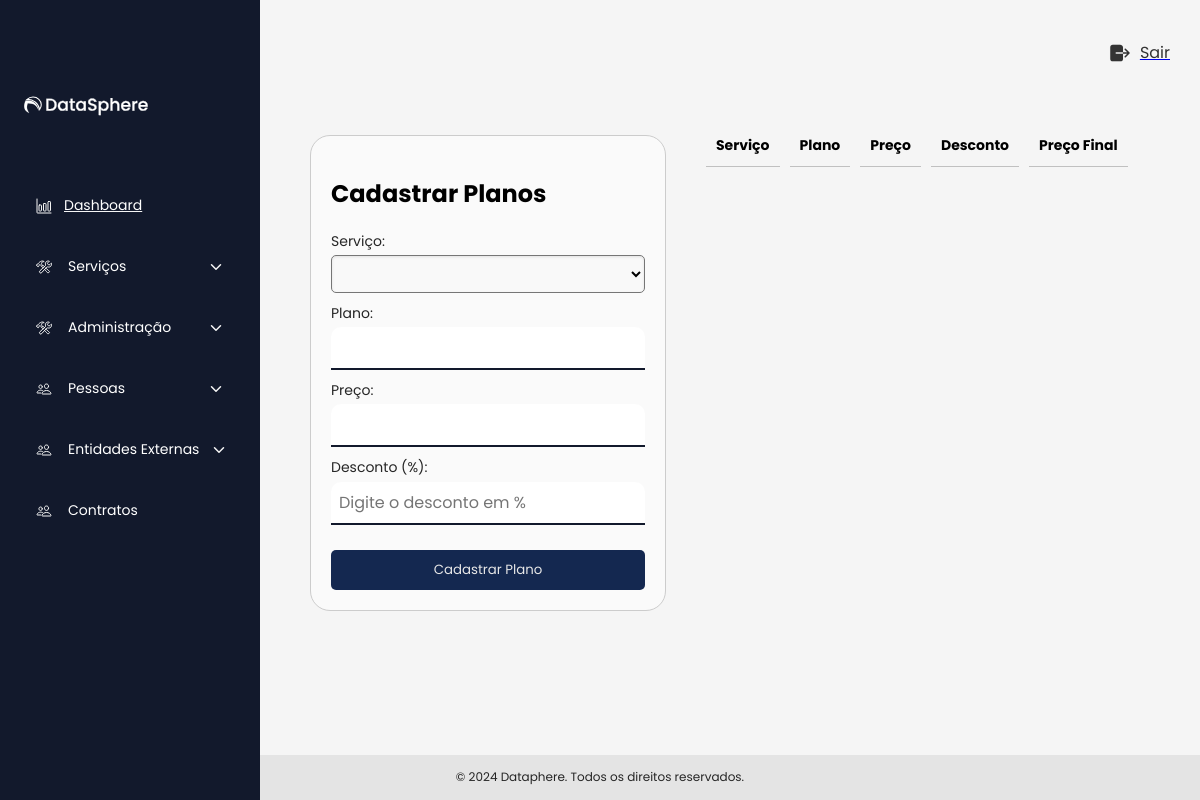
The page /planos on the database as committed earlier.
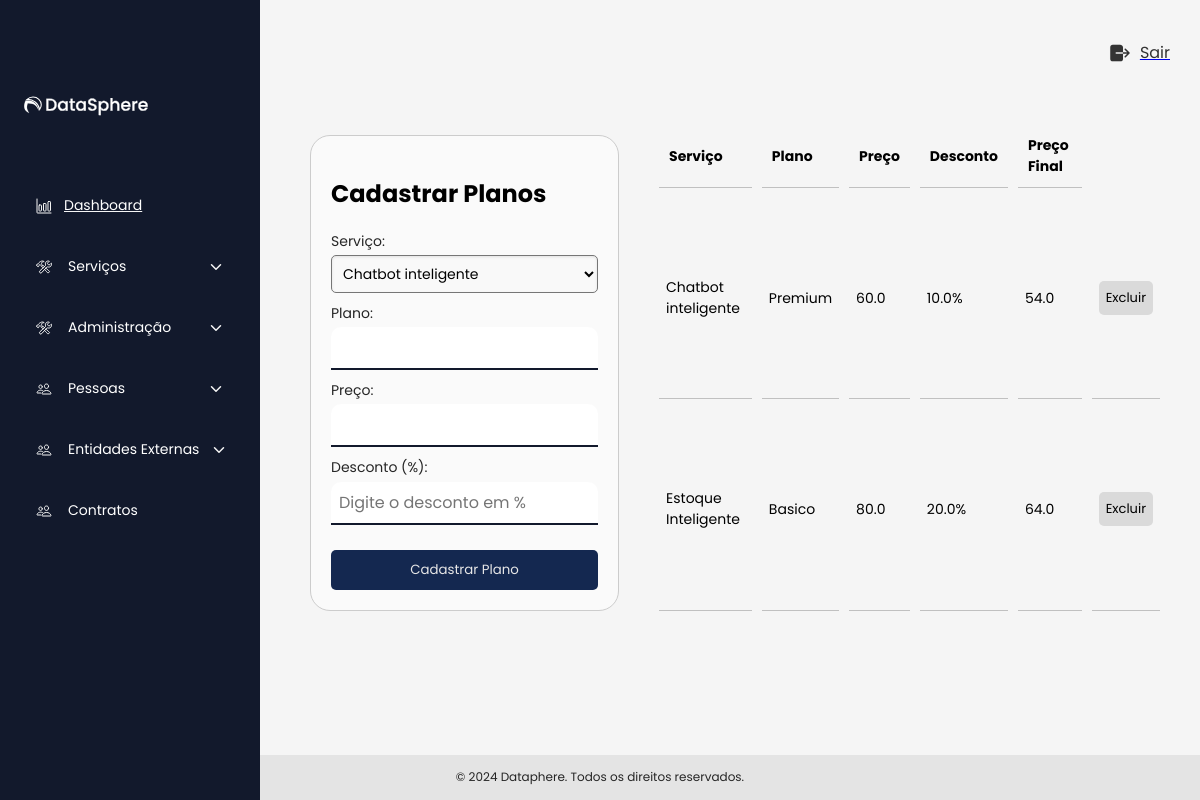
The same page on the database as committed later.
### plano.py (models this page shows, shortened)
class Planos(db.Model):
    id = db.Column(db.Integer, primary_key=True)
    servico_id = db.Column(db.Integer, db.ForeignKey('servico.id'), nullable=False)  # Referência ao serviço
    plano_atual = db.Column(db.String(100), nullable=False)
    preco_plano = db.Column(db.Float, nullable=False)
    desconto = db.Column(db.Float, default=0.0)
    servico = db.relationship('Servico', backref=db.backref('planos', lazy=True))
    def calcular_preco_final(self) -> float:
        desconto_percentual = self.desconto / 100
        preco_final = self.preco_plano * (1 - desconto_percentual)
        return preco_final

### servico.py (models this page shows, shortened)
class Servico(db.Model):
    id = db.Column(db.Integer, primary_key=True)
    consultor_disponivel = db.Column(db.Boolean, nullable=False)
    nome_solucao = db.Column(db.String(100), nullable=False)
    descricao_solucao = db.Column(db.String(200), nullable=False)
    data = db.Column(db.String(10), nullable=False)
    horario = db.Column(db.String(5), nullable=False)

### app.py (the view, shortened to what this page needs)
@app.route('/planos', methods=['GET','POST'])
def planos():
    planos_cadastrados = Planos.query.all()
    servicos = Servico.query.all()
    return render_template('planos.html', planos=planos_cadastrados, servicos=servicos)

### templates/planos.html (shortened to what this page needs)
{% extends 'base.html' %}
{% block content %}
<div class="servicos-container">
    <div class="formulario-serviço">
        <h2>Cadastrar Planos</h2>
        <form method="POST" action="{{ url_for('planos') }}">
            <div>
                <label for="servico_id">Serviço:</label>
                <select name="servico_id" id="servico_id">
                    {% for servico in servicos %}
                    <option value="{{ servico.id }}">{{ servico.nome_solucao }}</option>
                    {% endfor %}
                </select>
            </div>
            <div>
                <label for="plano_atual">Plano:</label>
                <input type="text" name="plano_atual" id="plano_atual" required>
            </div>
            <div>
                <label for="preco_plano">Preço:</label>
                <input type="number" step="0.01" name="preco_plano" id="preco_plano" required>
            </div>
            <div>
                <label for="desconto">Desconto (%):</label>
                <input type="number" name="desconto" step="0.01" placeholder="Digite o desconto em %">
            </div>
            <button type="submit"class="btn btn-primary">Cadastrar Plano</button>
        </form>
    </div>
    <table>
        <thead>
            <tr>
                <th>Serviço</th>
                <th>Plano</th>
                <th>Preço</th>
                <th>Desconto</th>
                <th>Preço Final</th>
            </tr>
        </thead>
        <tbody>
            {% for plano in planos %}
            <tr>
                <td>{{ plano.servico.nome_solucao }}</td>
                <td>{{ plano.plano_atual }}</td>
                <td>{{ plano.preco_plano }}</td>
                <td>{{ plano.desconto }}%</td>
                <td>{{ plano.calcular_preco_final() }}</td>
                <td>
                    <form method="POST" action="{{ url_for('alterar_plano', plano_id=plano.id) }}">
                        <button type="submit" class="btn btn-secondary">Excluir</button>
                    </form>
                </td>
            </tr>
            {% endfor %}
        </tbody>
    </table>
</div>
{% endblock %}

Rows that differ between the two databases and show on the page:
added Planos: servico.nome_solucao "Chatbot inteligente", plano_atual "Premium", preco_plano "60.0", desconto "10.0", calcular_preco_final "54.0"
added Planos: servico.nome_solucao "Estoque Inteligente", plano_atual "Basico", preco_plano "80.0", desconto "20.0", calcular_preco_final "64.0"
Other text that changed with them:
form field servico_id: (not shown) → "Chatbot inteligente"
